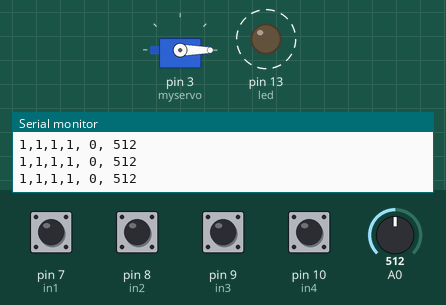
The program below on a simulated Arduino Nano, built with avr-gcc and run on an emulated ATmega328P. Shown: servo, output pins drawn as LEDs (lit = HIGH), the last lines printed to the serial monitor. Dashed ring = blinking. The inputs (shaded band) are chosen by the test bench; at power-on: pin 7 (in1), pin 8 (in2), pin 9 (in3), pin 10 (in4) HIGH, A0 = 512.

Above: at 1.3 s.
1.4 s: pin 7 (in1) pulled LOW for 0.15 s
At 2.81 s:
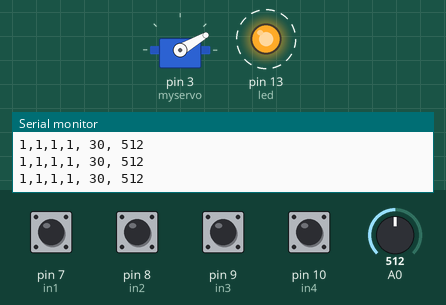
4.4 s: pin 8 (in2) pulled LOW for 0.15 s
At 5.8 s:
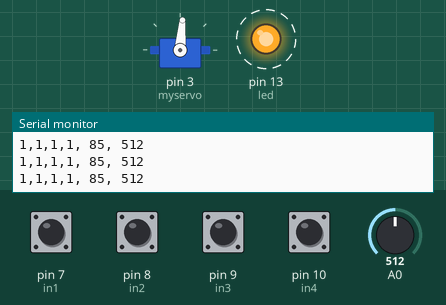
7.4 s: pin 9 (in3) pulled LOW for 0.15 s
At 7.73 s:
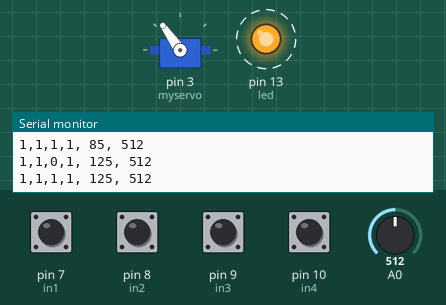
10.4 s: pin 10 (in4) pulled LOW for 0.15 s
At 10.72 s:
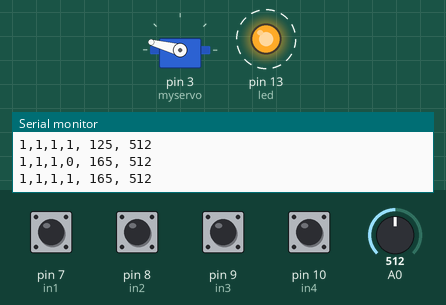
13.4 s: A0 set to 583
16.4 s: A0 set to 617
At 16.9 s:
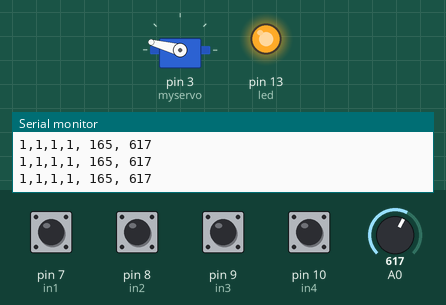
Timing chart, 0 to 19.4 s (numbered marks = the images above; inputs shaded):
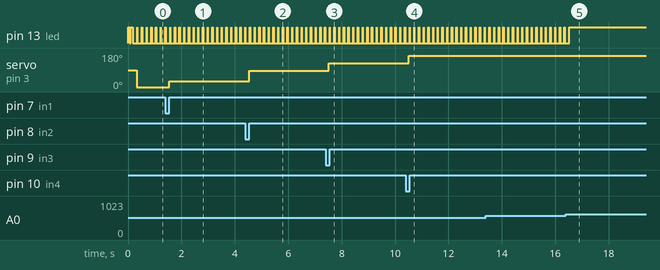

Measured:
- the behaviour switches between 599 and 600 on A0 (found by bisection; images 4 and 5)
- after the input at 1.4 s, servo on pin 3 (myservo): 0° → 30° after 0.15 s
- after the input at 4.4 s, servo on pin 3 (myservo): 30° → 85° after 0.14 s
- after the input at 7.4 s, servo on pin 3 (myservo): 85° → 125° after 0.13 s
- after the input at 10.4 s, servo on pin 3 (myservo): 125° → 165° after 0.12 s
- after the input at 16.4 s, pin 13 (led): goes on until 16.5 s, then stays HIGH
- by itself, pin 13 (led): alternates HIGH for 0.01 s and LOW for 0.17 s

The program:

main.cpp
```cpp
#include <Arduino.h>

#include <Servo.h>

Servo myservo;  // create servo object to control a servo

int val;    // variable to read the value from the analog pin
int led = 13;
int in1 = 7;
int in2 = 8;
int in3 = 9;
int in4 = 10;

int sensorValue = 0;
const long interval = 750;
unsigned long previousMillis = 0;

void setup() {
  Serial.begin(9600);
  // put your setup code here, to run once:
  pinMode(0, INPUT);
  pinMode(in1, INPUT);
  digitalWrite(in1, HIGH);
  delay(2);
  pinMode(in2, INPUT);
  digitalWrite(in2, HIGH);
  delay(2);
  pinMode(in3, INPUT);
  digitalWrite(in3, HIGH);
  delay(2);
  pinMode(in4, INPUT);
  digitalWrite(in4, HIGH);
  delay(2);
  pinMode(led, OUTPUT);
  myservo.attach(3);
  //myservo.write(90);

  digitalWrite(led, HIGH);   // turn the LED on (HIGH is the voltage level)
  delay(50);               // wait for a second
  digitalWrite(led, LOW);    // turn the LED off by making the voltage LOW
  delay(50);
  digitalWrite(led, HIGH);   // turn the LED on (HIGH is the voltage level)
  delay(50);
}

int d1=1;
int d2=1;
int d3=1;
int d4=1;

void loop() {
  //input your main code here, to run repeatedly:
  int sensorValue = analogRead(0);
  delay(10);
  digitalWrite(led, HIGH);
  delay(10);
  if (sensorValue < 600) {
    digitalWrite(led, LOW);
    delay(100);
  }

  d1 = digitalRead(in1);
  delay(10);
  d2 = digitalRead(in2);
  delay(10);
  d3 = digitalRead(in3);
  delay(10);
  d4 = digitalRead(in4);                                                                                                                                d4 = digitalRead(in4);
  delay(10);

  unsigned long currentMillis = millis();

  if (d1 == 0)
  {
    if (currentMillis - previousMillis >= interval) {
    previousMillis = currentMillis;
    val = 30;
    }
  }
  else if (d2 == 0)
  {
    if (currentMillis - previousMillis >= interval) {
    previousMillis = currentMillis;
    val = 85;
    }
  }
  else if (d3 == 0)
  {
    if (currentMillis - previousMillis >= interval) {
    previousMillis = currentMillis;
    val = 125;
    }
  }
  else if (d4 == 0)
  {
    if (currentMillis - previousMillis >= interval) {
    previousMillis = currentMillis;
    val = 165;
    }
  }

  myservo.write(val);                  // sets the servo position according to the scaled value
  delay(15);
  Serial.print(d1);
  Serial.print(",");
  Serial.print(d2);
  Serial.print(",");
  Serial.print(d3);
  Serial.print(",");
  Serial.print(d4);
  Serial.print(", ");
  Serial.print(val);
  Serial.print(", ");
  Serial.println(sensorValue);
}
```
